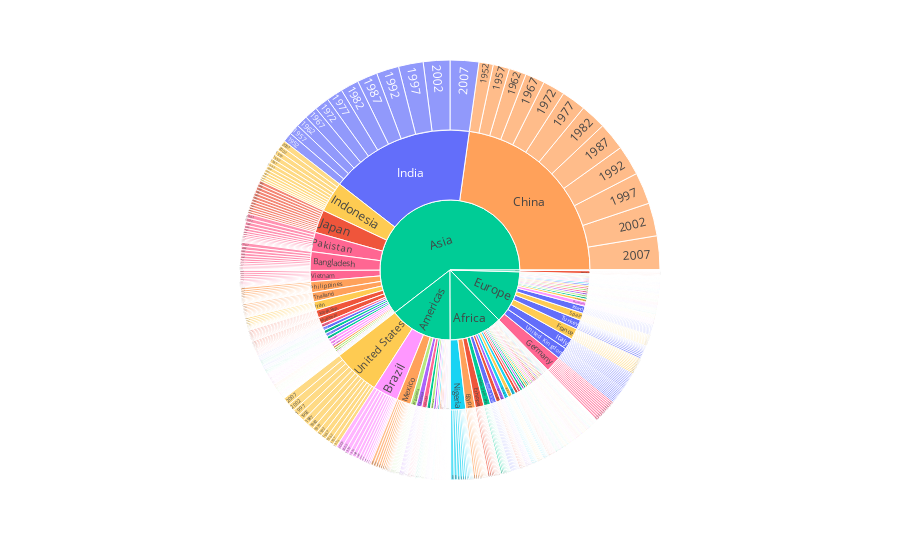

This figure's notebook cell:
### Code cell
sb = px.sunburst(df, path=['continent', 'country', 'year'], values='pop', color='country')
sb

### Figure 1 — Plotly figure (JSON) as saved in the notebook; plotly's stock layout.template omitted (floating-point values rounded to 4 significant figures; data arrays with more than 128 entries replaced by an {"elided": "..."} marker saying what was removed)
{"data": [{"branchvalues": "total", "customdata": {"elided": "1851x1 str values"}, "domain": {"x": [0, 1], "y": [0, 1]}, "hovertemplate": "labels=%{label}<br>pop=%{value}<br>parent=%{parent}<br>id=%{id}<br>country=%{customdata[0]}<extra></extra>", "ids": {"elided": "1851 str values"}, "labels": {"elided": "1851 str values"}, "marker": {"colors": {"elided": "1851 str values"}}, "name": "", "parents": {"elided": "1851 str values"}, "type": "sunburst", "values": {"elided": "1851 int values"}}], "layout": {"legend": {"tracegroupgap": 0}, "margin": {"t": 60}}}
